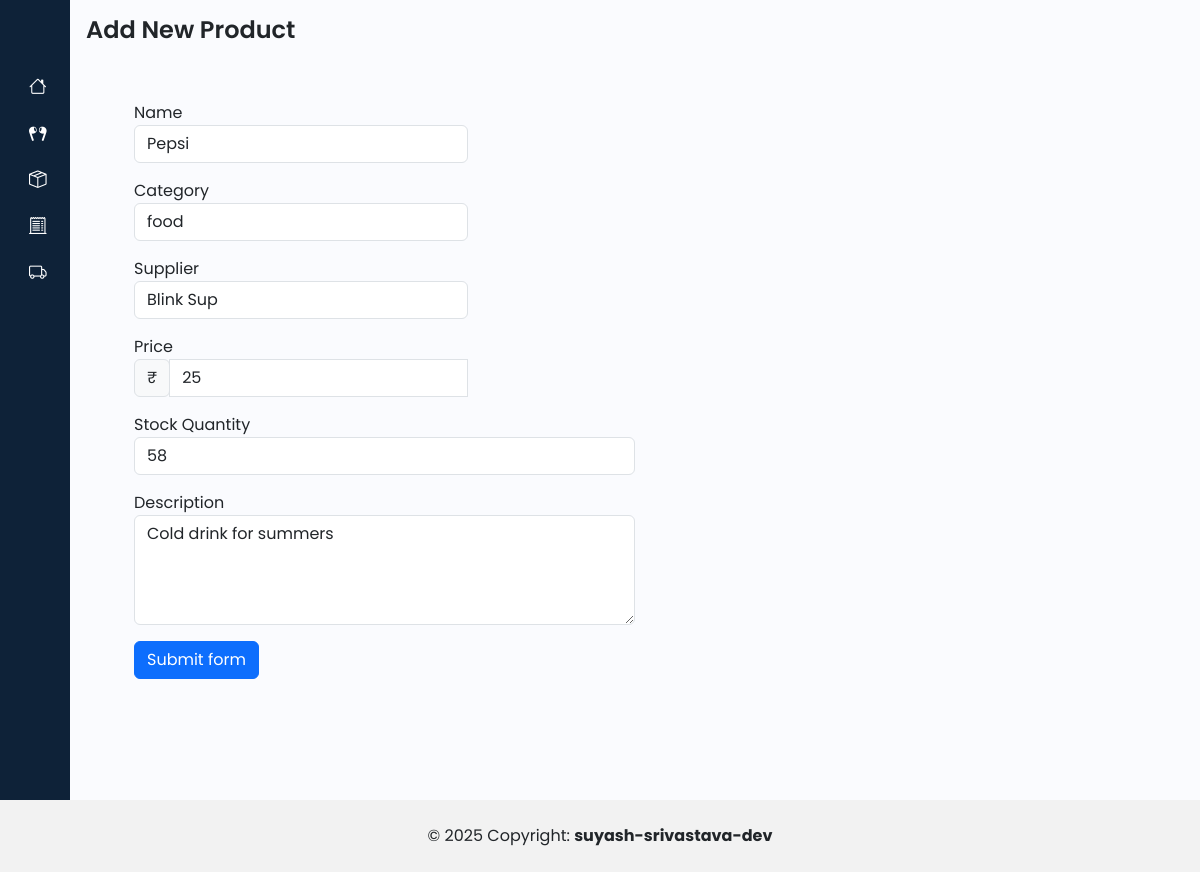
The app's page /edit-product/4 with its own data.
### inventory_management/models.py (models this page shows)
class Product(models.Model):
    name=models.CharField(max_length=200,unique=True)
    description=models.TextField()
    category = models.CharField(max_length=20, choices=[(c.value, c.name) for c in Category])
    price=models.IntegerField(default=0)
    stock=models.IntegerField(default=0)
    supplier = models.ForeignKey(Supplier, on_delete=models.CASCADE)

class Supplier(models.Model):
    name=models.CharField(max_length=200,unique=True)
    email=models.CharField(max_length=200,unique=True)
    phone_number=models.CharField(max_length=10)
    address=models.CharField(max_length=200)

### inventory_management/views.py (the view)
# urls.py: path("edit-product/<int:id>", views.edit_product, name="edit_product"),
def edit_product(request,id):
    context={}
    if request.method == 'POST':
        product_name = request.POST.get('product_name')
        category = request.POST.get('category')
        supplier = request.POST.get('supplier')
        price = request.POST.get('price')
        description = request.POST.get('description')
        stock_quantity = request.POST.get('stock_quantity')
        print(f"{supplier=}")
        supplier_obj=Supplier.objects.get(name=supplier)
        context['product_add']=True
        context['product_name']=product_name
        product=Product.objects.filter(id=id).update(name=product_name,
                        description=description,
                        category=category,
                        price=price,
                        stock=stock_quantity,
                        supplier=supplier_obj)
        return redirect('products')
    else:
        product=Product.objects.filter(id=id).values()
        suppliers=Supplier.objects.all()
        supplier_list=[]
        category_list=[]
        for supplier in suppliers:
            supplier_list.append(supplier.name)
        for category in Category:
            category_list.append(category.value)
        context['suppliers']=supplier_list
        context['table_data']=products
        context['categorys']=category_list
        context['product']=product[0]
        context['supplier_name']=Product.objects.get(pk=id).supplier.name
        print(f"{context=}")
        return render(request, 'inventory_management/add_product.html', context)

### inventory_management/templates/inventory_management/add_product.html (shortened to what this page needs)
{% extends "base.html" %}
{% block page_content %}
  <h1>Add New Product</h1>
<div class="container p-5 ">
  <form class="needs-validation" novalidate method="post">
    <div class="form-row">
      <div class="col-md-4 mb-3">
        <label for="product_name">Name</label>
        <input type="text" class="form-control" id="product_name" name="product_name" placeholder="Product Name" value="{{product.name}}" required>
      </div>
      <div class="form-group col-md-4 mb-3">
        <label for="category">Category</label>
        <select class="form-control" id="category" name="category" required>
          {% for option in categorys %}
          <option value="{{ option }}" {% if option == product.category %}selected{% endif %}>{{option}}</option>
          {% endfor %}
        </select>
      </div>
      <div class="form-group col-md-4 mb-3">
        <label for="supplier">Supplier</label>
        <select class="form-control" id="supplier" name="supplier" value="{{supplier_name}}" required>
          {% for option in suppliers %}
          <option value="{{ option }}" {% if option == supplier_name %}selected{% endif %}>{{option}}</option>
          {% endfor %}
        </select>
      </div>
      <div class="col-md-4 mb-3">
        <label for="price">Price</label>
        <div class="input-group">
          <div class="input-group-prepend">
            <span class="input-group-text" id="inputGroupPrepend">₹</span>
          </div>
          <input type="number" class="form-control" id="price" name="price" placeholder="20" aria-describedby="inputGroupPrepend" value="{{product.price}}" required>
        </div>
      </div>
    </div>
    <div class="form-row">
      <div class="col-md-6 mb-3">
        <label for="stock_quantity">Stock Quantity</label>
        <input type="number" class="form-control" id="stock_quantity" name="stock_quantity" placeholder="52" value="{{product.stock}}" required>
      </div>
      <div class="form-group col-md-6 mb-3">
        <label for="description">Description</label>
        <textarea class="form-control" id="description" name="description" rows="4">{{product.description}}</textarea>
      </div>
    </div>
    <button class="btn btn-primary" type="submit">Submit form</button>
  </form>
</div>
{% endblock page_content %}

### static/css/style.css (style rules this page uses)
h1 { font-weight: 600; font-size: 1.5rem; }
body { font-family: 'Poppins', sans-serif; }

### records on screen
Product: product_name "Pepsi", category "food", price "25", stock_quantity "58", description "Cold drink for summers"
Supplier: supplier "Blink Sup"
